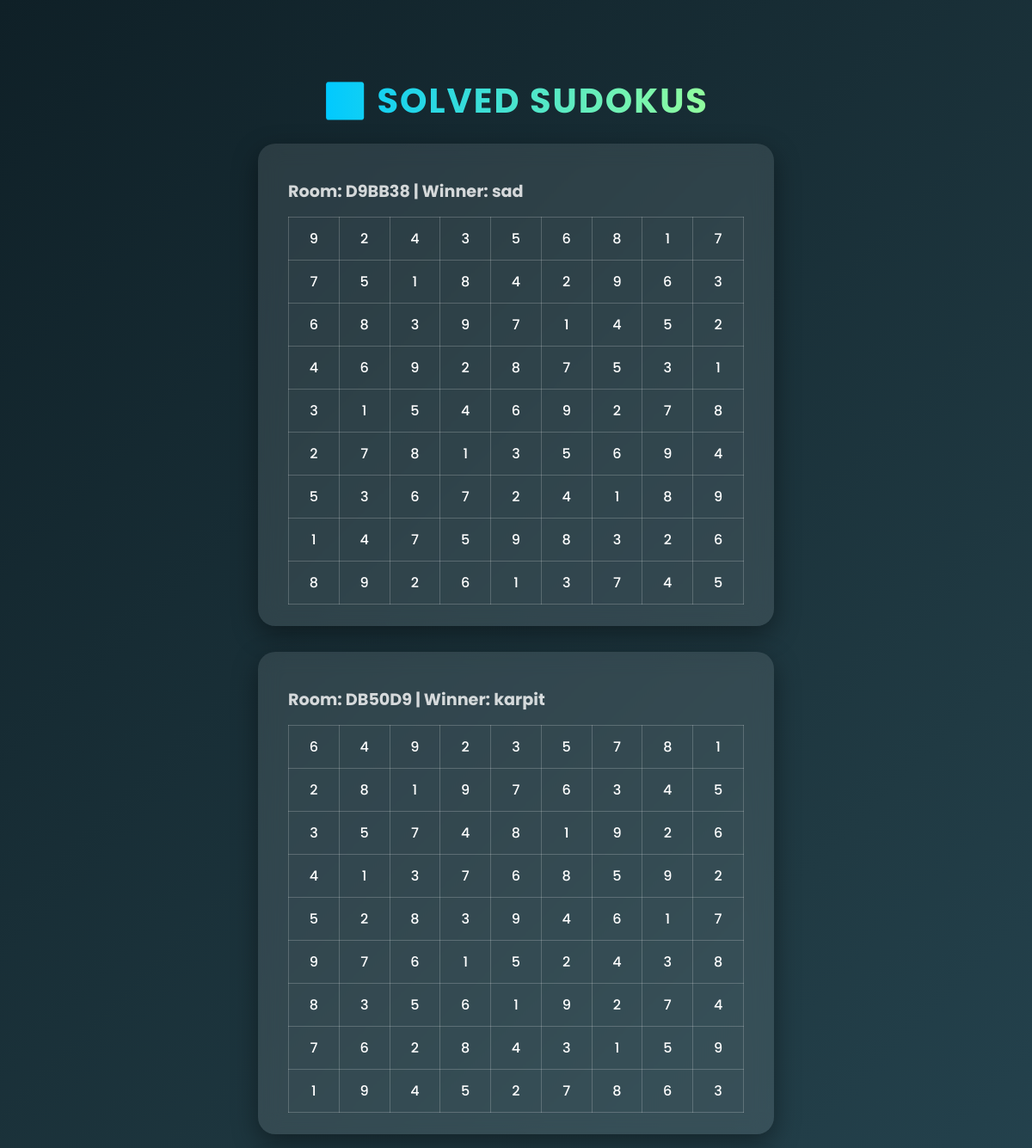
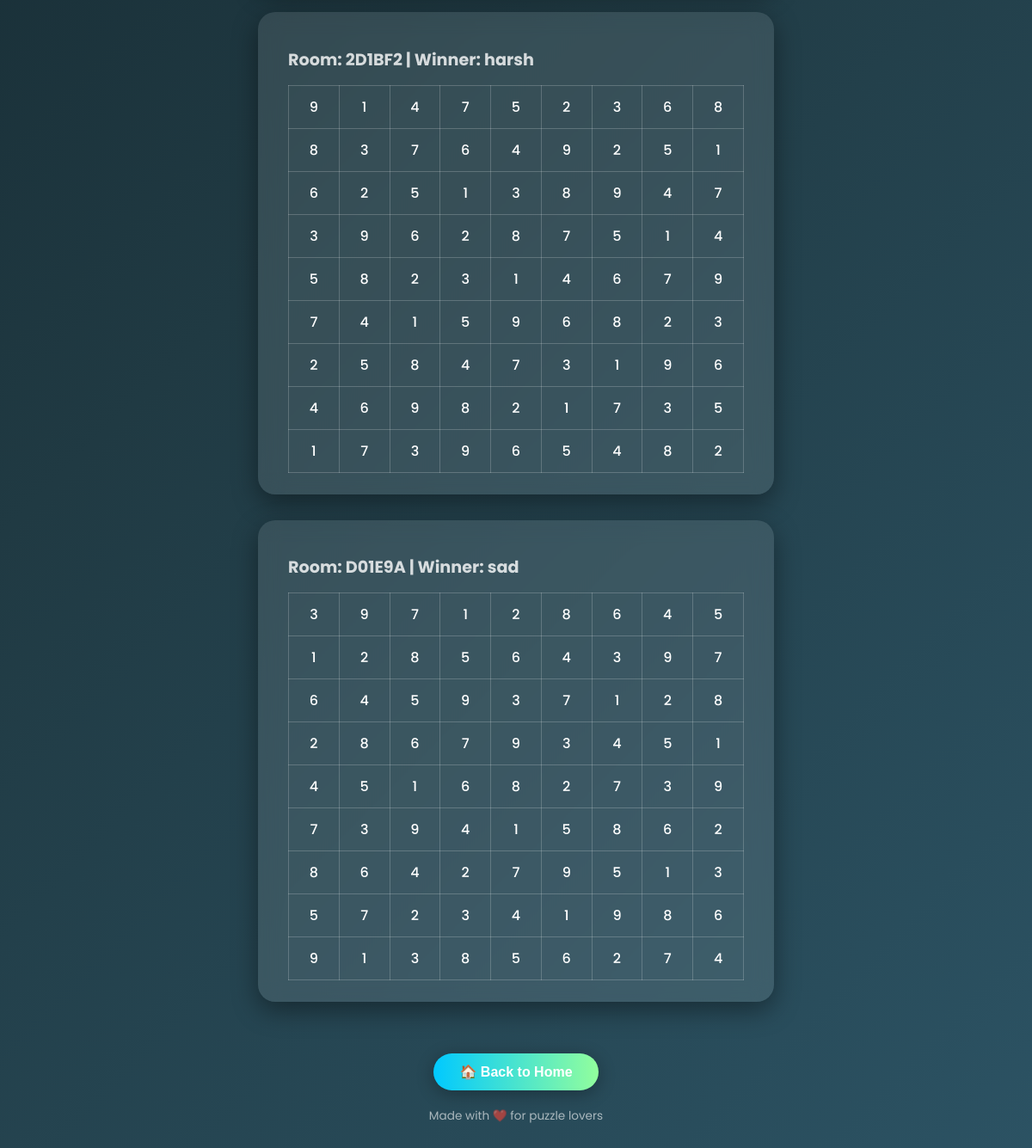
The page /solved/ on the database its author committed (2 pictures, top to bottom).
### game/models.py (models this page shows, shortened)
class Room(models.Model):
    code = models.CharField(max_length=10, unique=True, default=generate_unique_code)
    host = models.CharField(max_length=100)
    difficulty = models.CharField(max_length=10, default="easy")
    puzzle = models.TextField()   # JSON string of puzzle grid
    solution = models.TextField() # JSON string of solved grid
    winner = models.CharField(max_length=100, blank=True, null=True)
    created_at = models.DateTimeField(auto_now_add=True)
    started = models.BooleanField(default=False)
    player_times = models.JSONField(default=list)  # store [{"name":..., "time":...}, ...]

### game/views.py (the view)
# urls.py: path("solved/", views.solved_list, name="solved_list"),
def solved_list(request):
    solved_rooms = Room.objects.filter(winner__isnull=False)
    rooms_data = []
    for room in solved_rooms:
        puzzle = json.loads(room.solution)
        rooms_data.append({
            "code": room.code,
            "winner": room.winner,
            "solution": puzzle,
        })
    return render(request, "solved_list.html", {"rooms": rooms_data})

### templates/solved_list.html (shortened to what this page needs)
<!DOCTYPE html>
<html lang="en">
<head>
</head>
<body>
  <h1>✅ Solved Sudokus</h1>
  {% for room in rooms %}
    <div class="leaderboard">
      <h2>Room: {{ room.code }} | Winner: {{ room.winner }}</h2>
      <table>
        {% for row in room.solution %}
          <tr>
            {% for cell in row %}
              <td>{{ cell }}</td>
            {% endfor %}
          </tr>
        {% endfor %}
      </table>
    </div>
  {% empty %}
    <p>No solved Sudokus yet!</p>
  {% endfor %}
  <form action="{% url 'home' %}">
    <button type="submit" class="btn">🏠 Back to Home</button>
  </form>
  <footer>Made with ❤️ for puzzle lovers</footer>
</body>
</html>

### templates/solved_list.html (style rules this page uses)
:root { --primary: #00c9ff; --accent: #92fe9d; --bg-gradient: linear-gradient(135deg, #0f2027, #203a43, #2c5364); --card-bg: rgba(255, 255, 255, 0.1); --glass: rgba(255, 255, 255, 0.2); --text: #fff; --gold: #ffd700; --silver: #c0c0c0; --bronze: #cd7f32; }
* { box-sizing: border-box; }
body { margin: 0; font-family: 'Poppins', sans-serif; background: var(--bg-gradient); min-height: 100vh; display: flex; flex-direction: column; align-items: center; padding: 60px 20px; color: var(--text); }
h1 { font-size: 2.5rem; margin-bottom: 20px; font-weight: 700; background: linear-gradient(90deg, var(--primary), var(--accent)); -webkit-background-clip: text; -webkit-text-fill-color: transparent; text-transform: uppercase; letter-spacing: 2px; }
.leaderboard { background: var(--card-bg); backdrop-filter: blur(12px); border-radius: 20px; padding: 25px 35px; width: 90%; max-width: 600px; margin-bottom: 30px; box-shadow: 0 10px 30px rgba(0,0,0,0.4); animation: floatUp 0.8s ease-out; }
table { width: 100%; border-collapse: collapse; text-align: center; margin-top: 15px; }
td { padding: 12px; border: 1px solid rgba(255,255,255,0.2); font-weight: 500; font-size: 1rem; }
h2 { font-size: 1.2rem; opacity: 0.8; margin-bottom: 15px; }
.btn { margin-top: 30px; padding: 12px 30px; background: linear-gradient(90deg, var(--primary), var(--accent)); color: #fff; border: none; border-radius: 25px; font-size: 1rem; font-weight: 600; cursor: pointer; transition: all 0.3s ease; box-shadow: 0 4px 20px rgba(0,0,0,0.3); }
footer { margin-top: auto; padding: 20px; font-size: 0.85rem; opacity: 0.6; text-align: center; }

### rows shown on the page
Room: code "D9BB38", winner "sad"
Room: code "DB50D9", winner "karpit"
Room: code "2D1BF2", winner "harsh"
Room: code "D01E9A", winner "sad"

### other values the page prints
{{ cell }} "9" "2" "4" "3" "5" "6" "8" "1" "7" "7" "5" "1" "8" "4" "2" "9" "6" "3" "6" "8" "3" "9" "7" "1" "4" "5" "2" "4" "6" "9" "2" "8" "7" "5" "3" "1" "3" "1" "5" "4" "6" "9" "2" "7" "8" "2" "7" "8" "1" "3" "5" "6" "9" "4" "5" "3" "6" "7" "2" "4" "1" "8" "9" "1" "4" "7" "5" "9" "8" "3" "2" "6" "8" "9" "2" "6" "1" "3" "7" "4" "5" "6" "4" "9" "2" "3" "5" "7" "8" "1" "2" "8" "1" "9" "7" "6" "3" "4" "5" "3" "5" "7" "4" "8" "1" "9" "2" "6" "4" "1" "3" "7" "6" "8" "5" "9" "2" "5" "2" "8" "3" "9" "4" "6" "1" "7" "9" "7" "6" "1" "5" "2" "4" "3" "8" "8" "3" "5" "6" "1" "9" "2" "7" "4" "7" "6" "2" "8" "4" "3" "1" "5" "9" "1" "9" "4" "5" "2" "7" "8" "6" "3" "9" "1" "4" "7" "5" "2" "3" "6" "8" "8" "3" "7" "6" "4" "9" "2" "5" "1" "6" "2" "5" "1" "3" "8" "9" "4" "7" "3" "9" "6" "2" "8" "7" "5" "1" "4" "5" "8" "2" "3" "1" "4" "6" "7" "9" "7" "4" "1" "5" "9" "6" "8" "2" "3" "2" "5" "8" "4" "7" "3" "1" "9" "6" "4" "6" "9" "8" "2" "1" "7" "3" "5" "1" "7" "3" "9" "6" "5" "4" "8" "2" "3" "9" "7" "1" "2" "8" "6" "4" "5" "1" "2" "8" "5" "6" "4" "3" "9" "7" "6" "4" "5" "9" "3" "7" "1" "2" "8" "2" "8" "6" "7" "9" "3" "4" "5" "1" "4" "5" "1" "6" "8" "2" "7" "3" "9" "7" "3" "9" "4" "1" "5" "8" "6" "2" "8" "6" "4" "2" "7" "9" "5" "1" "3" "5" "7" "2" "3" "4" "1" "9" "8" "6" "9" "1" "3" "8" "5" "6" "2" "7" "4"
